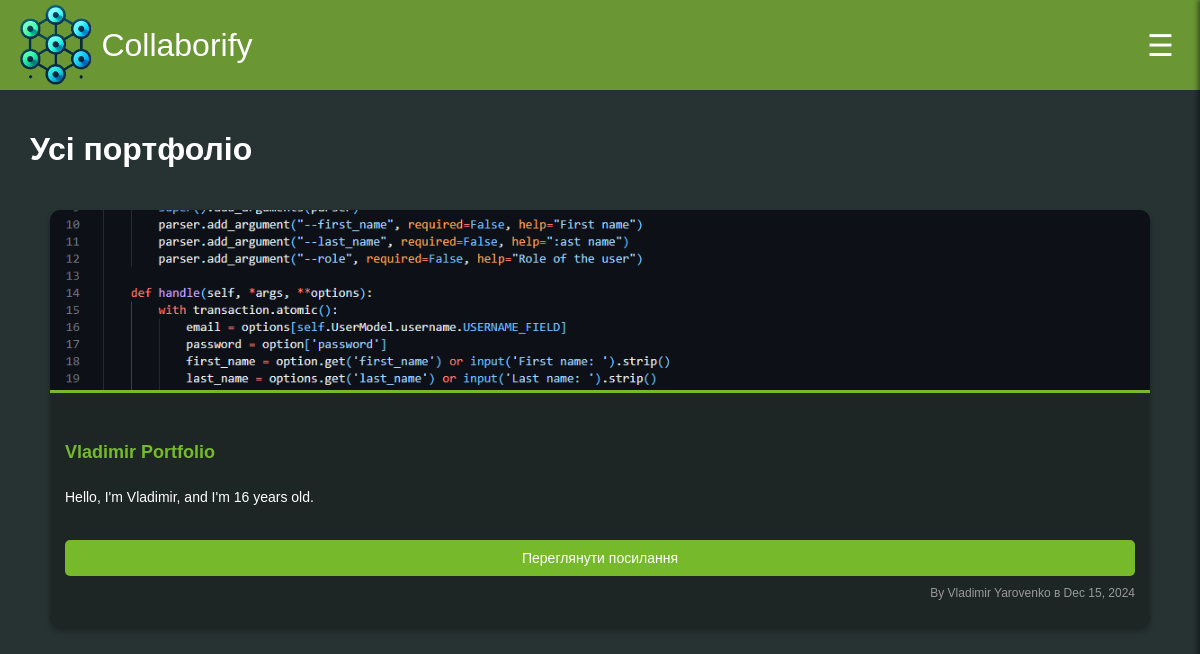
/portfolio/, run on an earlier commit of the app's database.
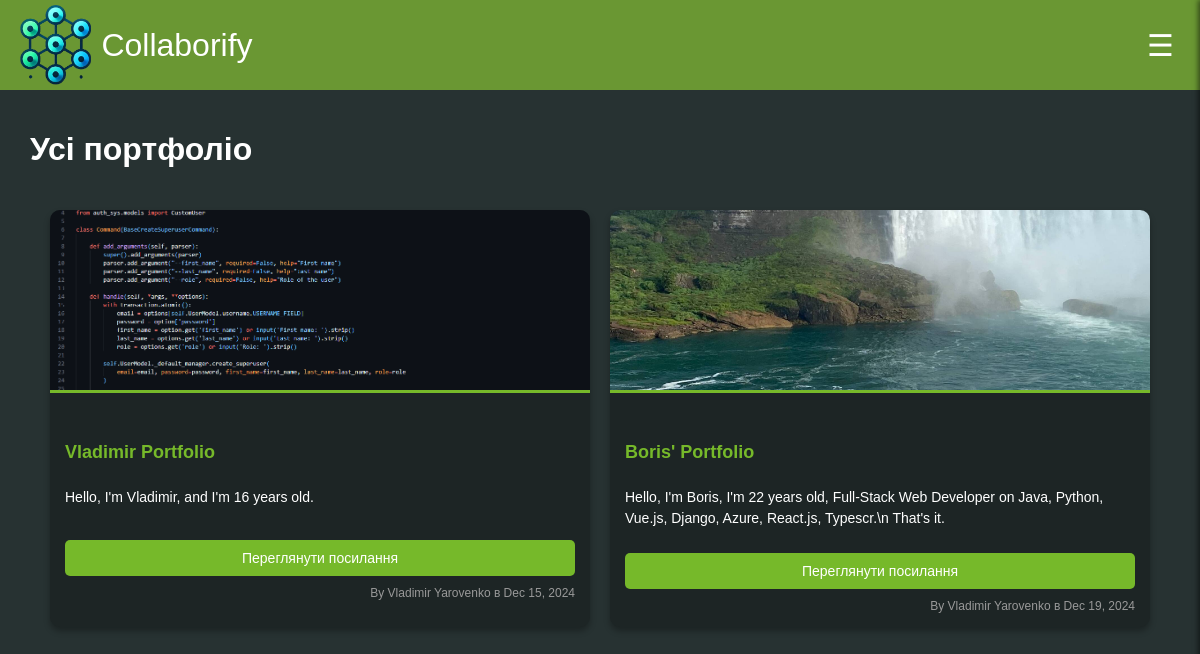
And on a later commit of the database.
### portfolio/models.py (models this page shows, shortened)
class Portfolio(models.Model):
    user = models.ForeignKey(settings.AUTH_USER_MODEL, on_delete=models.CASCADE, related_name='portfolios')
    title = models.CharField(max_length=255)
    description = models.TextField(blank=True, null=True)
    screenshot = models.ImageField(upload_to='screenshots/', blank=True, null=True)
    link = models.URLField(blank=True, null=True)
    created_at = models.DateTimeField(auto_now_add=True)

### auth_sys/models.py (models this page shows, shortened)
class CustomUser(AbstractBaseUser, PermissionsMixin):
    MONTH_CHOICES = [
        (1, 'January'),
        (2, 'February'),
        (3, 'March'),
        (4, 'April'),
        (5, 'May'),
        (6, 'June'),
        (7, 'July'),
        (8, 'August'),
        (9, 'September'),
        (10, 'October'),
        (11, 'November'),
        (12, 'December'),
    ]
    username = None
    first_name = models.CharField(max_length=255)
    last_name = models.CharField(max_length=255)
    email = models.EmailField(unique=True)
    birth_day = models.PositiveIntegerField(null=True)
    birth_month = models.PositiveIntegerField(choices=MONTH_CHOICES, null=True)
    is_staff = models.BooleanField(default=False)
    is_superuser = models.BooleanField(default=False)
    is_active = models.BooleanField(default=True)
    role = models.ForeignKey(Group, on_delete=models.SET_NULL, null=True, blank=True)
    USERNAME_FIELD = "email"
    objects = CustomUserManager()

### portfolio/views.py (the view)
# urls.py: path('', views.all_portfolios, name='all_portfolios'),
def all_portfolios(request):
    portfolios = Portfolio.objects.all()
    return render(request, 'portfolio/all_portfolios.html', {'portfolios': portfolios})

### templates/portfolio/all_portfolios.html (shortened to what this page needs)
{% extends 'base.html' %}
{% load static %}
{% block content %}
<div class="container">
    <h1>Усі портфоліо</h1>
    {% if portfolios %}
        <div class="portfolio-grid">
            {% for portfolio in portfolios %}
                <div class="card">
                    {% if portfolio.screenshot %}
                        <img src="{{ portfolio.screenshot.url }}" alt="{{ portfolio.title }}">
                    {% endif %}
                    <div class="card-body">
                        <h5 class="card-title">{{ portfolio.title }}</h5>
                        <p class="card-text">{{ portfolio.description|truncatewords:20 }}</p>
                        {% if portfolio.link %}
                            <a href="{{ portfolio.link }}" class="btn" target="_blank">Переглянути посилання</a>
                        {% endif %}
                        <p class="card-footer">By {{ portfolio.user.first_name }} {{ portfolio.user.last_name }} в {{ portfolio.created_at|date:"M d, Y" }}</p>
                    </div>
                </div>
            {% endfor %}
        </div>
    {% else %}
        <p class="no-portfolio">Портфоліо не знайдено.</p>
    {% endif %}
</div>
{% endblock %}

### templates/base.html (shortened to what this page needs)
<!DOCTYPE html>
<html lang="en">
{% load static %}
<head>
    <link rel="stylesheet" href="{% static 'css/main.css' %}">
</head>
<body>
    <div class="navbar">
        <div class="logo-section">
            <img src="{% static 'img/logo.png' %}" alt="Logo" width="78" height="83">
            <a class="home" href="{% url 'main' %}">Collaborify</a>
        </div>
        <button class="burger" onclick="toggleMenu()">☰</button>
    </div>
    <div class="content">
        {% block content %}
        {% endblock %}
    </div>
</body>
</html>

### static/css/main.css (style rules this page uses)
body { margin: 0; font-family: Arial, Helvetica, sans-serif; background-color: #273232; color: #FFFFFF; }
.navbar { background-color: #6a9733; height: 90px; display: flex; align-items: center; justify-content: space-between; padding: 0 20px; }
.navbar .logo-section { display: flex; align-items: center; }
.navbar img { height: 80px; width: auto; margin-right: 10px; }
.navbar .home { font-size: 32px; color: #FFFFFF; text-decoration: none; }
.burger { background: none; border: none; font-size: 30px; color: #FFFFFF; cursor: pointer; }

### templates/portfolio/all_portfolios.html (style rules this page uses)
.container { max-width: 1200px; margin: 0 10px; padding: 20px; }
.portfolio-grid { display: grid; grid-template-columns: repeat(auto-fit, minmax(300px, 1fr)); gap: 20px; padding: 20px; }
.card { background-color: #1d2525; border-radius: 10px; overflow: hidden; box-shadow: 0 4px 6px rgba(0, 0, 0, 0.3); transition: transform 0.3s, box-shadow 0.3s; }
.card img { width: 100%; height: 180px; object-fit: cover; border-bottom: 3px solid #76b92a; }
.card-body { padding: 15px; display: flex; flex-direction: column; justify-content: space-between; height: 200px; }
.card-title { font-size: 18px; font-weight: bold; color: #76b92a; margin-bottom: 10px; }
.card-text { white-space: pre-wrap; font-size: 14px; line-height: 1.5; color: white; flex-grow: 1; }
.btn { display: inline-block; padding: 10px 15px; font-size: 14px; text-align: center; background-color: #76b92a; color: #ffffff; text-decoration: none; border-radius: 5px; transition: background-color 0.3s; margin-top: 10px; }
.card-footer { margin-top: 10px; font-size: 12px; color: #999999; text-align: right; }

What changed in the data, as far as the page shows it:
added Portfolio: screenshot (picture), title "Boris' Portfolio", description "Hello, I'm Boris, I'm 22 years old, Full-Stack Web Developer on Java, Python, Vue.js, Django, Azure, React.js, Typescr.\\n That's it.", user.first_name "Vladimir", user.last_name "Yarovenko", created_at "Dec 19, 2024"
